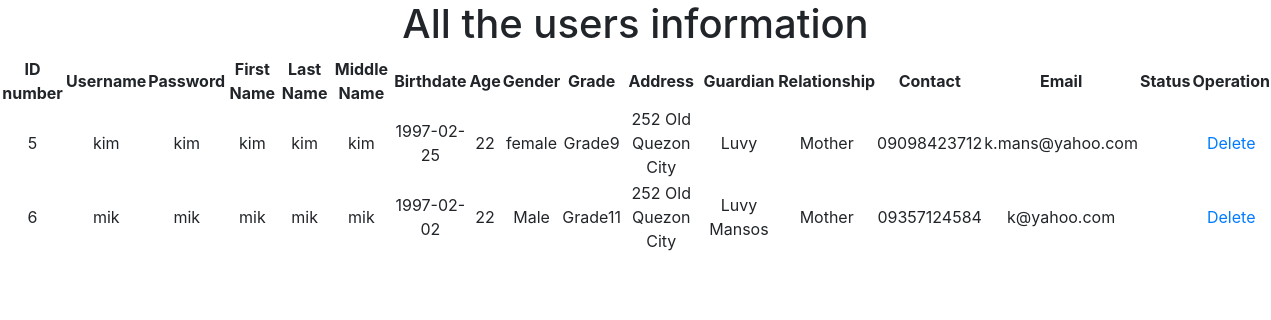
The page /records.php on the database as committed earlier.
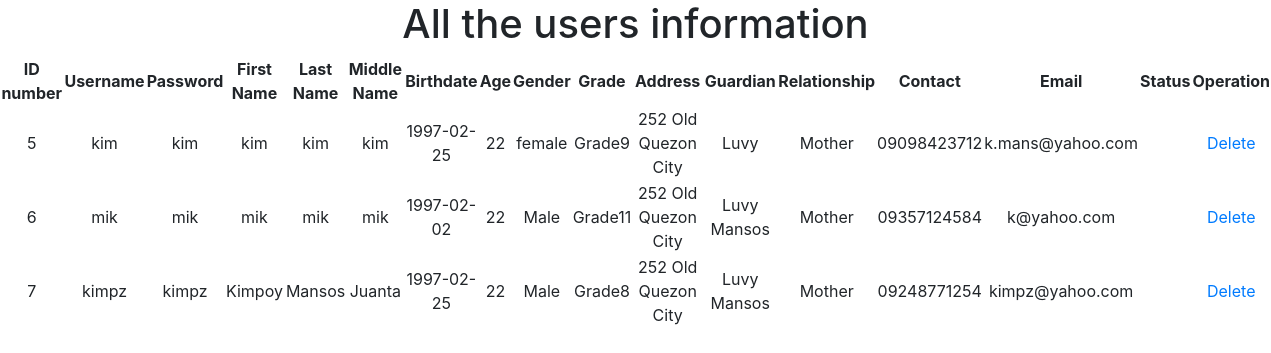
The same page on the database as committed later.
### tables this page shows
CREATE TABLE `users` (
  `id` int(11) NOT NULL,
  `username` varchar(100) NOT NULL,
  `password` varchar(100) NOT NULL,
  `fname` varchar(255) NOT NULL,
  `lname` varchar(255) NOT NULL,
  `mname` varchar(255) NOT NULL,
  `bday` date NOT NULL,
  `age` int(11) NOT NULL,
  `gender` varchar(100) NOT NULL,
  `address` varchar(255) NOT NULL,
  `grade` varchar(100) NOT NULL,
  `guardian` varchar(100) NOT NULL,
  `relationship` varchar(100) NOT NULL,
  `contact` varchar(11) NOT NULL,
  `email` varchar(100) NOT NULL,
  `status` varchar(255) NOT NULL
);

### records.php (the view, shortened to what this page needs)
<?php
include "connection.php";
?>
<!DOCTYPE html>
<html>
<head>
<link rel="stylesheet" href="https://stackpath.bootstrapcdn.com/bootstrap/4.3.1/css/bootstrap.min.css">
</head>
<body>
<center><h1 class="one">All the users information</h1></center>
<form method='post' action="records.php">
<table>
<tr align='center'>
		<th>ID number</th>
		<th>Username</th>
		<th>Password</th>
		<th>First Name</th>
		<th>Last Name</th>
		<th>Middle Name</th>
		<th>Birthdate</th>
		<th>Age</th>
		<th>Gender</th>
		<th>Grade</th>
		<th>Address</th>
		<th>Guardian</th>
		<th>Relationship</th>
		<th>Contact</th>
		<th>Email</th>
		<th>Status</th>
		<th>Operation</th>
	</tr>
</form>
<?php
$sql = "SELECT * FROM users";
$result = $connect->query($sql);
if($result-> num_rows > 0){
	while ($row = $result-> fetch_assoc()){
?>
	<tr align='center'>
	<td><?php echo $row['id']; ?></td>
	<td><?php echo $row['username']; ?></td>
	<td><?php echo $row['password']; ?></td>
	<td><?php echo $row['fname']; ?></td>
	<td><?php echo $row['lname']; ?></td>
	<td><?php echo $row['mname']; ?></td>
	<td><?php echo $row['bday']; ?></td>
	<td><?php echo $row['age']; ?></td>
	<td><?php echo $row['gender']; ?></td>
	<td><?php echo $row['grade']; ?></td>
	<td><?php echo $row['address']; ?></td>
	<td><?php echo $row['guardian']; ?></td>
	<td><?php echo $row['relationship']; ?></td>
	<td><?php echo $row['contact']; ?></td>
	<td><?php echo $row['email']; ?></td>
	<td><?php echo $row['status']; ?></td>
	<td><a href="delete.php">Delete</a></td>
</tr>
<?php
	}
}
else{
	echo "0 result";
}
?>
</body>
</html>

Rows that differ between the two databases and show on the page:
added users: id "7", username "kimpz", password "kimpz", fname "Kimpoy", lname "Mansos", mname "Juanta", bday "1997-02-25", age "22", gender "Male", grade "Grade8", address "252 Old Quezon City", guardian "Luvy Mansos", relationship "Mother", contact "09248771254", email "kimpz@yahoo.com"
